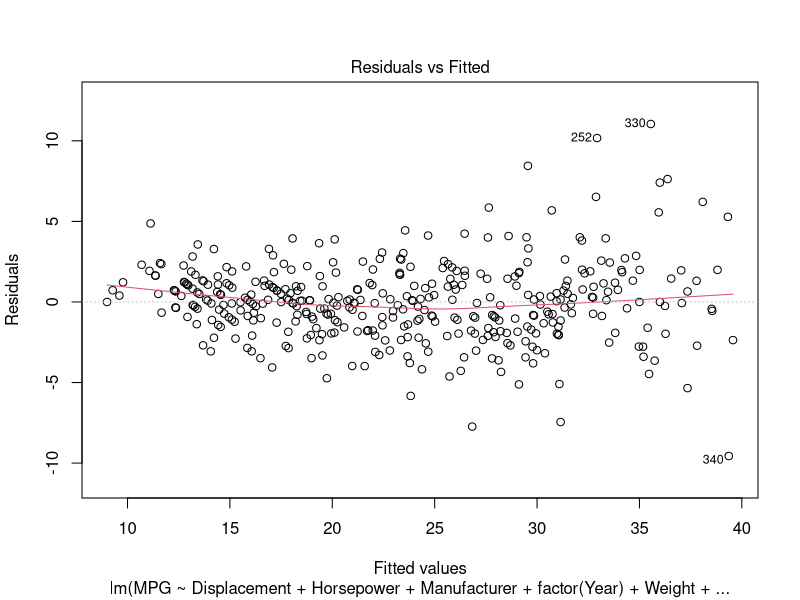
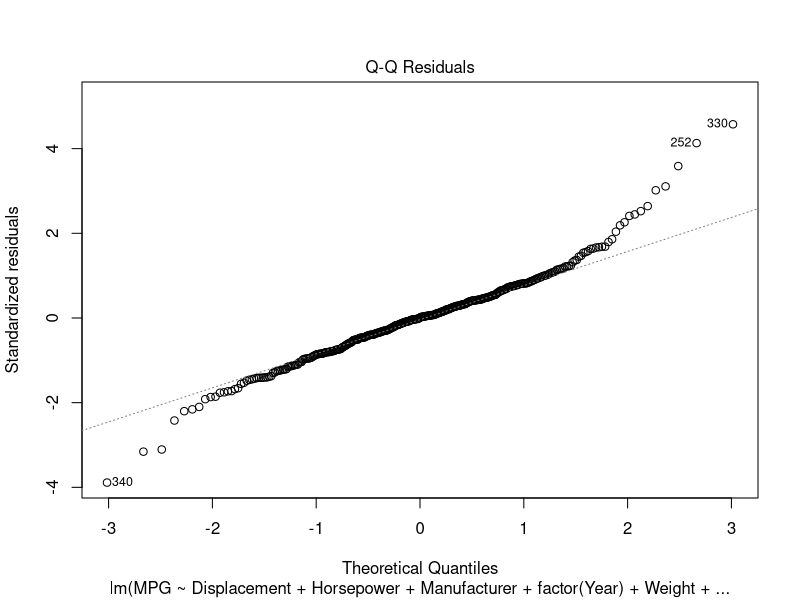
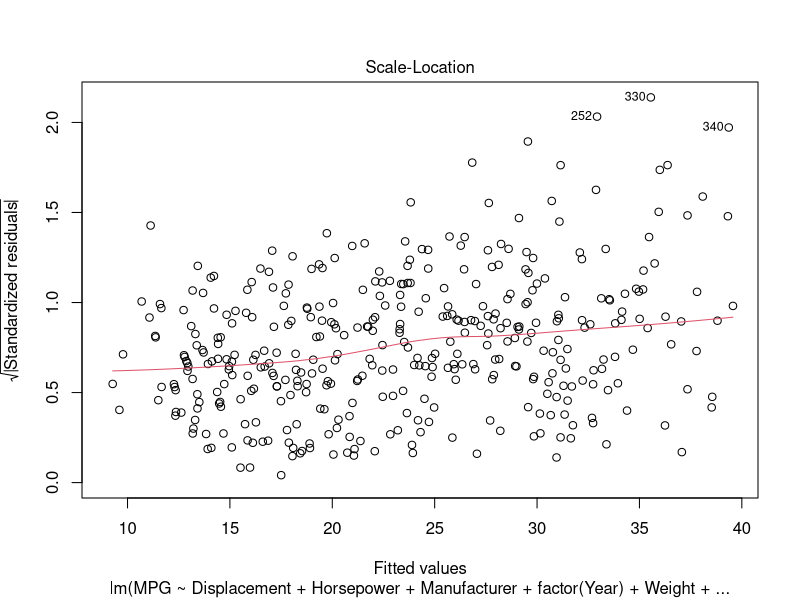
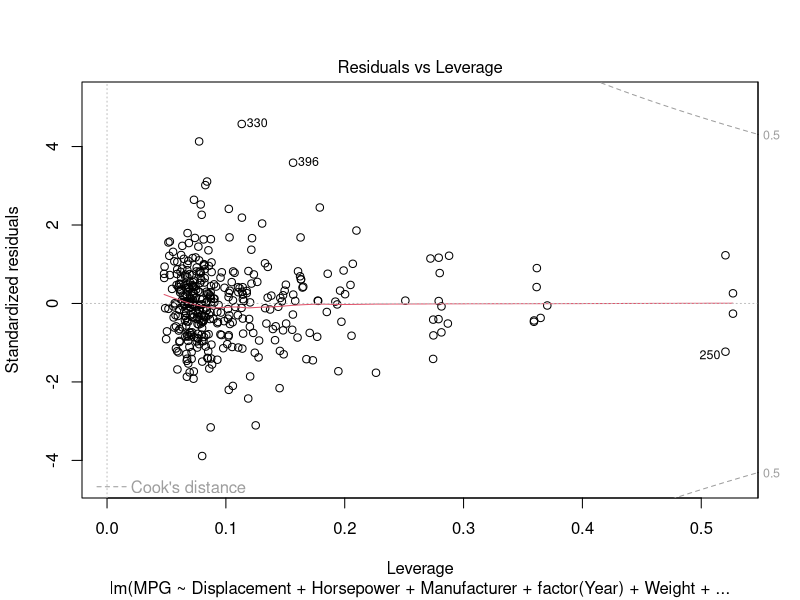
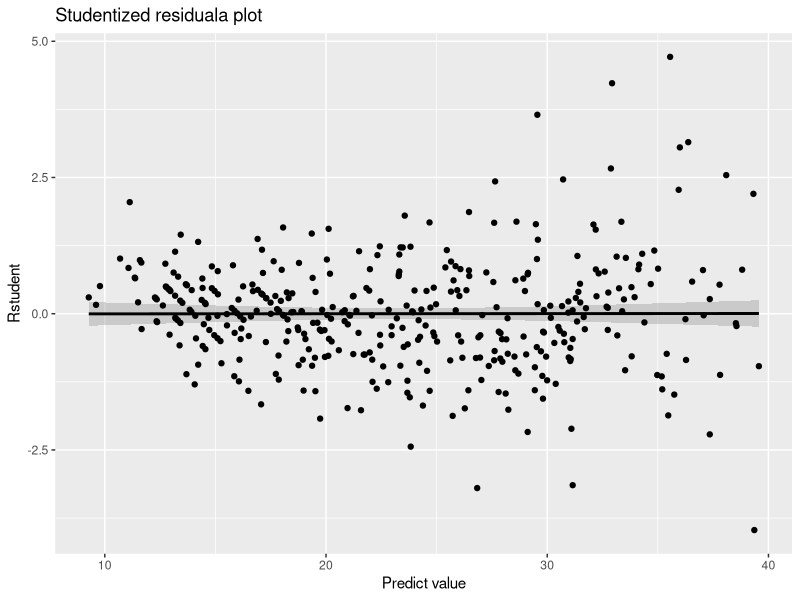

Here is the R script that generated these plots, in order:
# import data
data <- read.csv(file="BME 501 Midterm 2021 Dataset P2.csv", header=T)
colnames(data)

# 1
fit <- lm(MPG~Acceleration+Cylinders+Displacement+Horsepower
                    +Manufacturer+Origin+factor(Year)+Weight, data = data )
summary(fit)

step(fit)

fitbest <- lm(MPG~Displacement+Horsepower
                +Manufacturer+factor(Year)+Weight, data = data )
summary(fitbest)

anova(fitbest,fit)
# 2
fit2 <- lm(MPG~Displacement+Horsepower+Manufacturer+factor(Year)
             +Weight+Displacement:Weight, data = data )
summary(fit2)

anova(fitbest,fit2)

# 3
library(MASS)
library(ggplot2)
plot(fit2)
## remove nan rows
stufit2 <- studres(fit2)
prefit2 <- predict(fit2)
rena <- data.frame(stufit2 = stufit2, prefit2 = prefit2)
rena <- na.omit(rena) 

rstu <- ggplot(data = rena, aes(x = rena[,2],y = rena[,1]))+
  geom_smooth(method = 'lm', color="black") +
  geom_point()+
  labs(title="Studentized residuala plot",x="Predict value",
                y="Rstudent")
rstu # studentized residual & prediction domain

# 4
mean(data[,4])
mean(na.omit(data[,5]))
mean(na.omit(data[,9]))
new.wgt <- data.frame(Displacement = c(195,195,195,195),
                      Horsepower = c(105,105,105,105),
                      Manufacturer = factor('ford','ford','ford','ford'),
                      Year = factor('76','76','76','76'),
                      Weight = c(1, 200,2000, 5000))
diff <- predict(fit2,newdata=new.wgt,, interval = "confidence")
diff # prediction